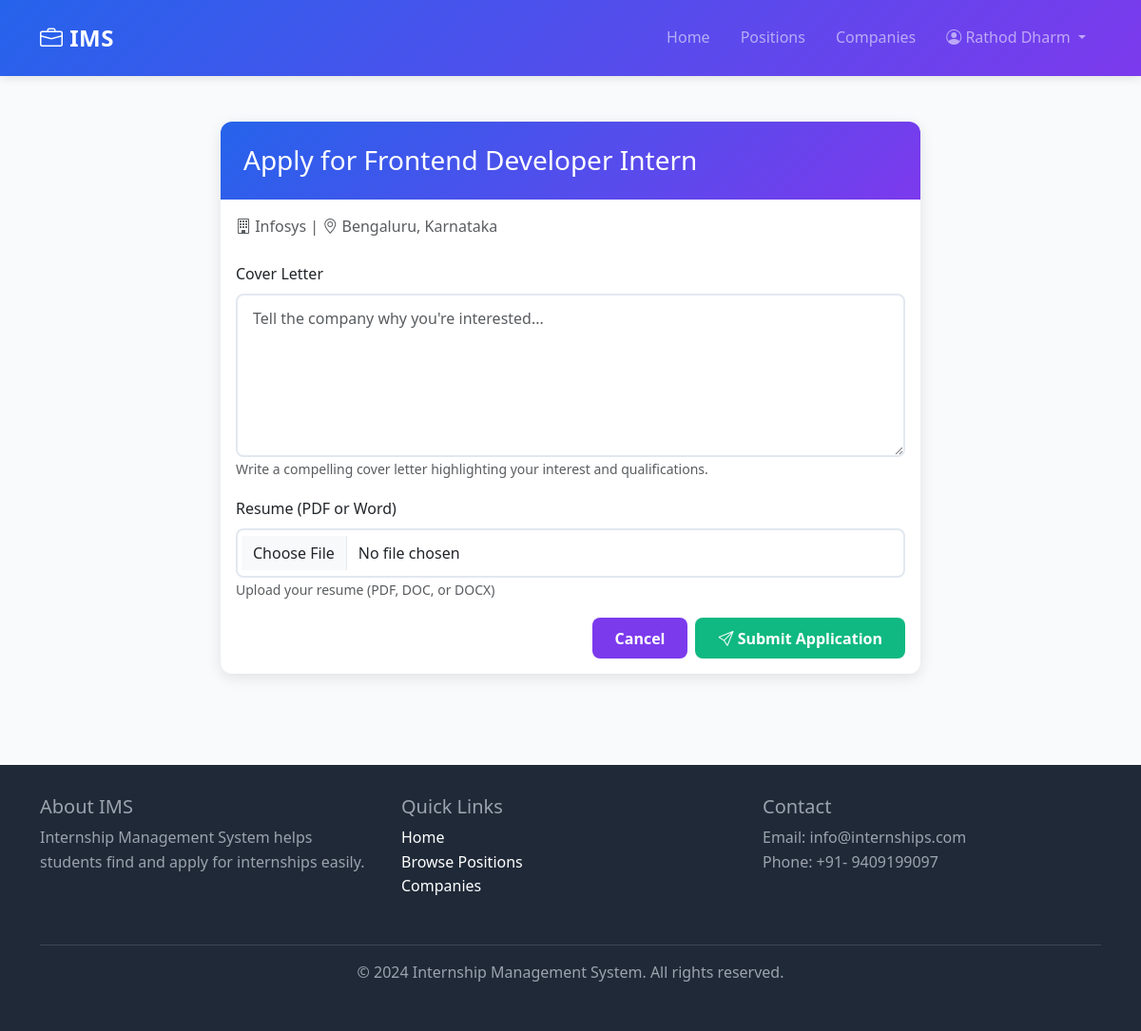
Screenshot of /apply/2 (signed in) with the database file from the repository.
### internships/models.py (models this page shows, shortened)
class InternshipPosition(models.Model):
    title = models.CharField( max_length=200 )
    company = models.ForeignKey(
        Company,
        on_delete=models.CASCADE,
        related_name='positions'
    )
    description =  models.TextField()
    requirement = models.TextField()
    duration_weeks = models.IntegerField()
    stipend = models.DecimalField(
        max_digits=10,
        decimal_places=2,
        null=True,
        blank=True
    )
    location = models.CharField( max_length=200 )
    STATUS_CODE = [
        ('open', 'OPEN'),
        ('closed', 'CLOSED'),
        ('filled', 'FILLED'),
    ]
    status = models.CharField(
        max_length=15,
        choices=STATUS_CODE,
        default='open'
    )
    start_date = models.DateField()
    end_date = models.DateField()
    posted_on = models.DateTimeField(auto_now_add=True)
    update_on = models.DateTimeField(auto_now=True)
    class Meta:
        ordering = ['-posted_on']

class Company(models.Model):
    name =  models.CharField( max_length=200, unique=True )
    email = models.EmailField()
    website = models.URLField( null=True, blank=True )
    location = models.CharField( max_length=200 )
    description =  models.TextField()
    created_at = models.DateTimeField(auto_now_add=True)
    class Meta:
        verbose_name_plural = "Companies"

### internships/views.py (the view, shortened to what this page needs)
# urls.py: path('apply/<int:pk>', views.apply_position, name='apply_position'),
@login_required
def apply_position(request, pk):
    position = get_object_or_404(InternshipPosition, pk= pk)
    try:
        student = Student.objects.get(user= request.user)
    except Student.DoesNotExist:
        messages.error(request, "Please complete your profile first.")
        return redirect('student_profile')
    return render(request, 'internship/apply.html', {'position' : position })

### templates/internship/apply.html (shortened to what this page needs)
{% extends 'base.html' %}
{% block content %}
<div class="container py-5">
    <div class="row">
        <div class="col-md-8 mx-auto">
            <div class="card">
                <div class="card-header">
                    <h3 class="mb-0">Apply for {{ position.title }}</h3>
                </div>
                <div class="card-body">
                    <p class="text-muted mb-4">
                        <i class="bi bi-building"></i> {{ position.company.name }} |
                        <i class="bi bi-geo-alt"></i> {{ position.location }}
                    </p>
                    <form method="POST" enctype="multipart/form-data">
                        <div class="mb-3">
                            <label class="form-label">Cover Letter</label>
                            <textarea class="form-control" name="cover_letter" rows="6"
                                      placeholder="Tell the company why you're interested..." required></textarea>
                            <small class="text-muted">Write a compelling cover letter highlighting your interest and qualifications.</small>
                        </div>
                        <div class="mb-3">
                            <label class="form-label">Resume (PDF or Word)</label>
                            <input type="file" class="form-control" name="resume"
                                   accept=".pdf,.doc,.docx" required>
                            <small class="text-muted">Upload your resume (PDF, DOC, or DOCX)</small>
                        </div>
                        <div class="d-grid gap-2 d-md-flex justify-content-md-end">
                            <a href="{% url 'position_detail' position.pk %}" class="btn btn-secondary">
                                Cancel
                            </a>
                            <button type="submit" class="btn btn-success">
                                <i class="bi bi-send"></i> Submit Application
                            </button>
                        </div>
                    </form>
                </div>
            </div>
        </div>
    </div>
</div>
{% endblock %}

### templates/base.html (shortened to what this page needs)
{% load static %}
<!DOCTYPE html>
<html lang="en">
<head>
    <link href="https://cdn.jsdelivr.net/npm/bootstrap@5.3.0/dist/css/bootstrap.min.css" rel="stylesheet">
    <link rel="stylesheet" href="https://cdn.jsdelivr.net/npm/bootstrap-icons@1.11.0/font/bootstrap-icons.css">
    <link rel="stylesheet" href="{% static "css/style.css" %}">
</head>
<body>
    <nav class="navbar navbar-expand-lg navbar-dark">
        <div class="container">
            <a class="navbar-brand" href="{% url 'home' %}">
                <i class="bi bi-briefcase"></i> IMS
            </a>
            <div class="collapse navbar-collapse" id="navbarNav">
                <ul class="navbar-nav ms-auto">
                    <li class="nav-item">
                        <a class="nav-link" href="{% url 'home' %}">Home</a>
                    </li>
                    <li class="nav-item">
                        <a class="nav-link" href="{% url 'positions' %}">Positions</a>
                    </li>
                    <li class="nav-item">
                        <a class="nav-link" href="{% url 'companies' %}">Companies</a>
                    </li>
                    {% if user.is_authenticated %}
                        <li class="nav-item dropdown">
                            <a class="nav-link dropdown-toggle" href="#" id="userDropdown" role="button" data-bs-toggle="dropdown">
                                <i class="bi bi-person-circle"></i> {{ user.first_name }}
                            </a>
                        </li>
                    {% endif %}
                </ul>
            </div>
        </div>
    </nav>
    <main>
        {% block content %}{% endblock %}
    </main>
    <footer class="footer mt-5">
        <div class="container">
            <div class="row">
                <div class="col-md-4 mb-3">
                    <h5>About IMS</h5>
                    <p>Internship Management System helps students find and apply for internships easily.</p>
                </div>
                <div class="col-md-4 mb-3">
                    <h5>Quick Links</h5>
                    <ul class="list-unstyled">
                        <li><a href="{% url 'home' %}">Home</a></li>
                        <li><a href="{% url 'positions' %}">Browse Positions</a></li>
                        <li><a href="{% url 'companies' %}">Companies</a></li>
                    </ul>
                </div>
                <div class="col-md-4 mb-3">
                    <h5>Contact</h5>
                    <p>Email: info@internships.com<br>Phone: +91- 9409199097</p>
                </div>
            </div>
            <hr>
            <div class="text-center">
                <p>&copy; 2024 Internship Management System. All rights reserved.</p>
            </div>
        </div>
    </footer>
</body>
</html>

### static/css/style.css (style rules this page uses)
:root { --primary-color: #2563eb; --secondary-color: #7c3aed; --success-color: #10b981; --danger-color: #ef4444; }
* { margin: 0; padding: 0; box-sizing: border-box; }
body { font-family: 'Segoe UI', Tahoma, Geneva, Verdana, sans-serif; background-color: #f8fafc; line-height: 1.6; }
.navbar { background: linear-gradient(135deg, var(--primary-color), var(--secondary-color)); box-shadow: 0 2px 10px rgba(0, 0, 0, 0.1); padding: 1rem 0; }
.navbar-brand { font-weight: 700; font-size: 1.5rem; letter-spacing: 0.5px; }
.nav-link { margin: 0 0.5rem; transition: color 0.3s ease; font-weight: 500; }
.card { border: none; border-radius: 12px; box-shadow: 0 4px 15px rgba(0, 0, 0, 0.1); transition: transform 0.3s ease, box-shadow 0.3s ease; overflow: hidden; }
.card-header { background: linear-gradient(135deg, var(--primary-color), var(--secondary-color)); color: white; border: none; padding: 1.5rem; font-weight: 600; }
.btn { padding: 0.6rem 1.5rem; border-radius: 8px; font-weight: 600; transition: all 0.3s ease; border: none; }
.btn-secondary { background: var(--secondary-color); }
.btn-success { background: var(--success-color); }
.form-control, .form-select { border-radius: 8px; border: 2px solid #e2e8f0; padding: 0.75rem 1rem; transition: border-color 0.3s ease; }
.footer { background: #1f2937; color: #9ca3af; padding: 2rem 0; margin-top: 4rem; }
.footer a { color: white; text-decoration: none; }

### rows the page displays
InternshipPosition: title "Frontend Developer Intern", company.name "Infosys", location "Bengaluru, Karnataka"

### other values shown
{{ user.first_name }} "Rathod Dharm"
